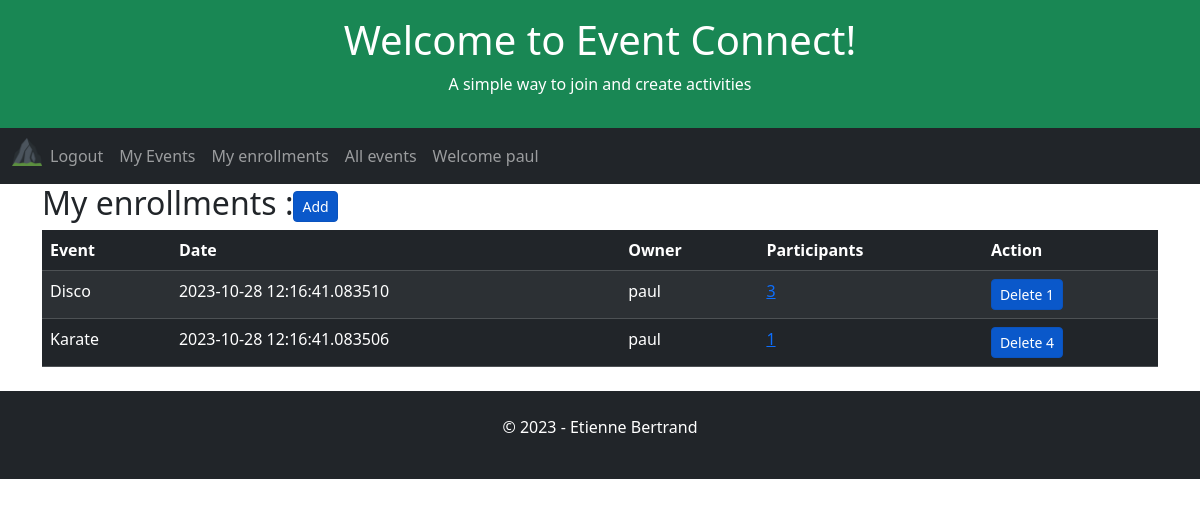
Page /user-enrollments (signed in) on the committed database.
### app/models.py (models this page shows, shortened)
class User(UserMixin, db.Model):
    id = db.Column(db.Integer, primary_key=True)
    username = db.Column(db.String(64), index=True, unique=True)
    email = db.Column(db.String(120), index=True, unique=True)
    password_hash = db.Column(db.String(128))

class Enrollment(db.Model):
    id = db.Column(db.Integer, primary_key=True)
    user_id = db.Column(db.Integer, db.ForeignKey('user.id', name='fk_enrollment_user'), nullable=False)
    event_id = db.Column(db.Integer, db.ForeignKey('event.id', name='fk_enrollment_event'), nullable=False)
    date = db.Column(db.DateTime, index=True, default=datetime.utcnow)

class Event(db.Model):
    id = db.Column(db.Integer, primary_key=True)
    user_id = db.Column(db.Integer, db.ForeignKey('user.id', name='fk_event_user'), nullable=False)
    title = db.Column(db.String(255), nullable=False)
    date = db.Column(db.DateTime, index=True, default=datetime.utcnow)

### app/routes.py (the view)
@app.route('/user-enrollments', methods=['GET', 'POST', 'UPDATE'])
def userEnrollments():
    global appName, appSlogan, appTitle, db
    user_id = current_user.id
    userEnrollmentsAlias = alias(Enrollment)
    userEnrollments = db.session.query(
        Enrollment.id,
        Event.title,
        Event.date,
        Event.id.label('eventId'),
        User.username.label('owner'),
        func.count(userEnrollmentsAlias.c.user_id).label('participants')
    ).outerjoin(User, User.id == Enrollment.user_id
    ).outerjoin(Event, Enrollment.event_id == Event.id
    ).outerjoin(userEnrollmentsAlias, Enrollment.event_id == userEnrollmentsAlias.c.event_id
    ).group_by(Enrollment.id, Event.title, Event.date, Event.id, User.username
    ).filter(Enrollment.user_id == user_id
    ).all()
    return render_template(
        'user-enrollments.html',
        appName=appName,
        appTitle=appTitle,
        appSlogan=appSlogan,
        userEnrollments=userEnrollments)

### app/__init__.py (called while the page is built)
    def _fk_pragma_on_connect(dbapi_con, con_record):  # noqa
        dbapi_con.execute('pragma foreign_keys=ON')

### app/models.py (called while the page is built)
@login.user_loader
def load_user(id):
    return User.query.get(int(id))

### app/templates/user-enrollments.html (shortened to what this page needs)
{% extends "home.html" %}
{% block content %}
    <h2>My enrollments :<a href="{{ url_for('allEvents') }}" class="btn btn-primary btn-sm active" role="button" aria-pressed="true">Add</button></a></h2>
        <table class="table table-dark table-hover table-striped">
            <thead>
            <tr>
                <th>Event</th>
                <th>Date</th>
                <th>Owner</th>
                <th>Participants</th>
                <th>Action</th>
            </tr>
            </thead>
            <tbody>
                {% for enrollment in userEnrollments %}
                    <tr>
                        <td>{{ enrollment.title }}</td>
                        <td>{{ enrollment.date }}</td>
                        <td>{{ enrollment.owner }}</td>
                        <td><a href="{{ url_for('eventEnrollments') }}/{{enrollment.eventId}}" aria-pressed="true">{{ enrollment.participants }}</a></td>
                        <td>
                            <a href="{{ url_for('index') }}" class="btn btn-primary btn-sm active" role="button" aria-pressed="true" data-bs-toggle="modal" data-bs-target="#exampleModal" data-bs-whatever="{{enrollment.id}}" >Delete {{ enrollment.id }}</a>
                        </td>
                    </tr>
                {% endfor %}
            </tbody>
        </table>
{% endblock %}

### app/templates/home.html (shortened to what this page needs)
<!DOCTYPE html>
<html lang="en">
<head>
    <link href="https://cdn.jsdelivr.net/npm/bootstrap@5.3.2/dist/css/bootstrap.min.css" rel="stylesheet">
</head>
<body>
    <div class="p-3 bg-success text-white text-center">
    {% if appTitle %}
        <h1>{{ appTitle }}</h1>
        {% else %}
        <h1>hard coded appTitle xyz</h1>
    {% endif %}
    {% if appSlogan %}
        <p>{{ appSlogan }}</p>
        {% else %}
        <p>hard coded appSlogan xyz</p>
    {% endif %}
    </div>
    <nav class="navbar navbar-expand-lg bg-dark navbar-dark">
        <div class="container-fluid">
            <div class="collapse navbar-collapse" id="navbarNav">
            <ul class="navbar-nav">
                <li class="nav-item">
                    <a class="nav-brand" href="{{ url_for('index') }}">
                        <img src="{{ url_for('static', filename='/favicon_io/favicon-32x32.png') }}" width="30" height="30" alt="">
                    </a>
                </li>
                {% if current_user.is_anonymous %}
                <li class="nav-item">
                <a class="nav-link" href="{{ url_for('login') }}">Login</a>
                </li>
                <li class="nav-item">
                    <a class="nav-link" href="{{ url_for('register') }}">Subscribe</a>
                </li>
                {% else %}
                <li class="nav-item">
                    <a class="nav-link" href="{{ url_for('logout') }}">Logout</a>
                </li>
                <li class="nav-item">
                    <a class="nav-link" href="{{ url_for('userEvents') }}">My Events</a>
                </li>
                <li class="nav-item">
                    <a class="nav-link" href="{{ url_for('userEnrollments') }}">My enrollments</a>
                <li class="nav-item">
                    <a class="nav-link" href="{{ url_for('allEvents') }}">All events</a>
                </li>
                <li class="nav-item">
                    <a class="nav-link" href="{{ url_for('index') }}">Welcome {{ current_user.username }}</a>
                </li>
                {% endif %}
            </ul>
            </div>
        </div>
    </nav>
    <div class="container">
        {% block content %}{% endblock %}
    </div>
    <div class="mt-4 p-4 bg-dark text-white text-center">
    <p>© 2023 - Etienne Bertrand</p>
    </div>
</body>
</html>

### rows in the picture
User: username "paul"
Enrollment: title "Disco", date "2023-10-28 12:16:41.083510", owner "paul", participants "3", id "1"
Enrollment: title "Karate", date "2023-10-28 12:16:41.083506", owner "paul", participants "1", id "4"

### other values in the picture
{{ appTitle }} "Welcome to Event Connect!"
{{ appSlogan }} "A simple way to join and create activities"
